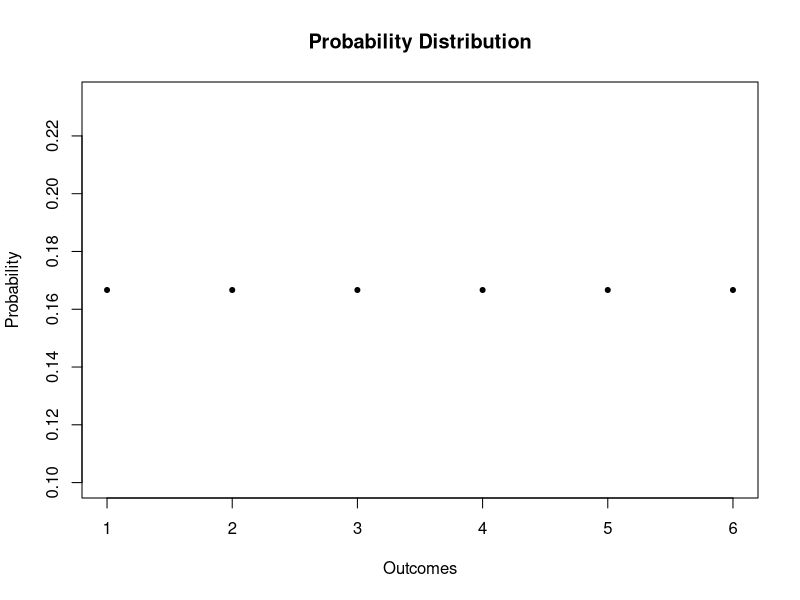
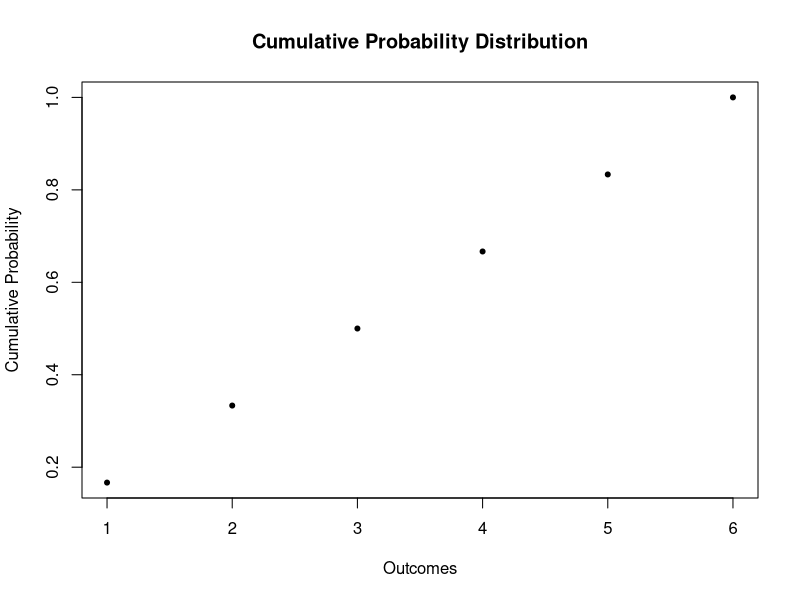
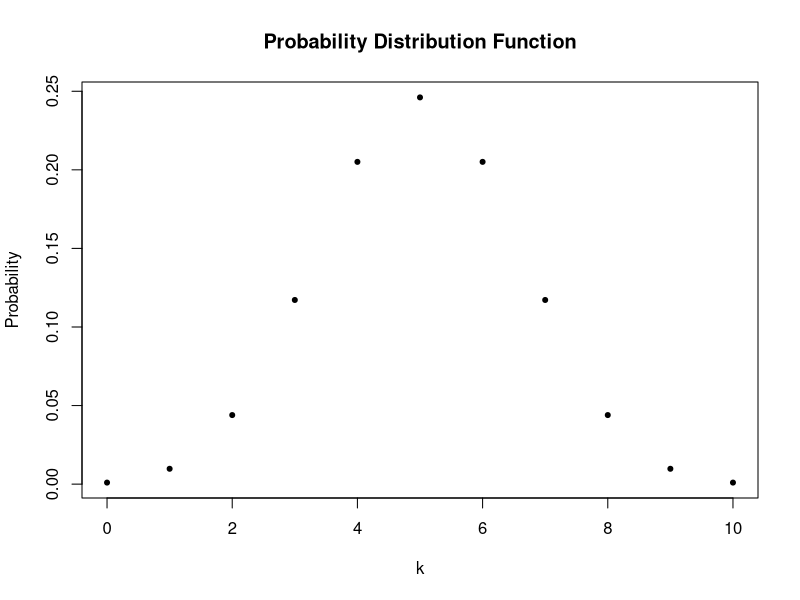
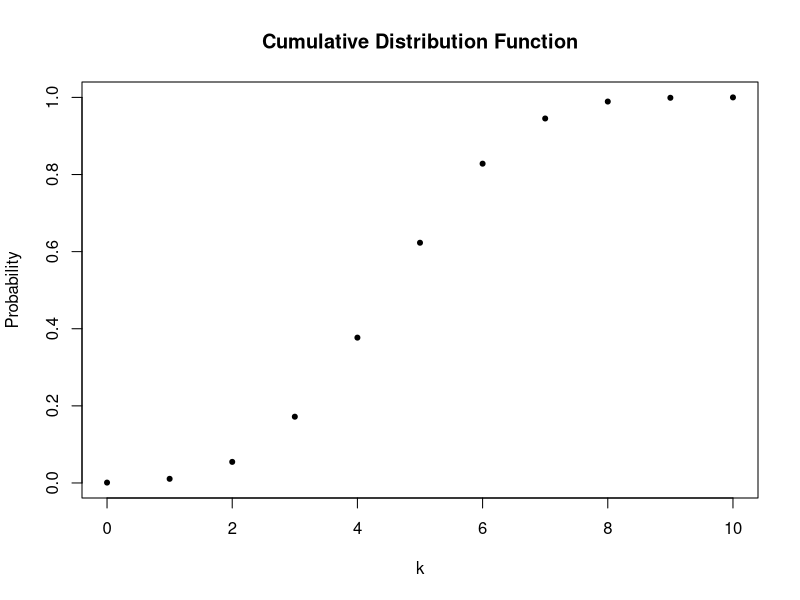
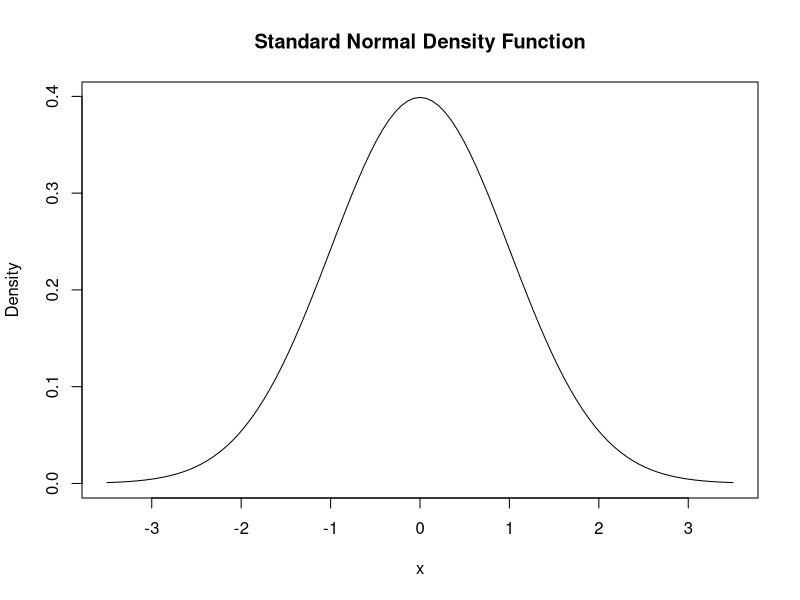

Source code (R) for these figures, in order:
#################################################################################
# Name: Azad Hüseyin Kılıç                                                      #
# Date Created: Dec 07, 2023                                                    #
# Purpose: learning probability theory from https://www.econometrics-with-r.org #
# Packages Used:  
# Data Used:            
# Last Update:                                                                  #
#################################################################################

# Dice roll
sample(1:6, size=1)

# generate the vector of probabilities 
probability <- rep(1/6, 6) 

# plot the probabilities 
plot(probability,
     xlab = "Outcomes",
     ylab="Probability",
     main = "Probability Distribution",
     pch=20)

# generate the vector of cumulative probabilities 
cum_probability <- cumsum(probability) 

# plot the probabilites 
plot(cum_probability, 
     xlab = "Outcomes", 
     ylab="Cumulative Probability",
     main = "Cumulative Probability Distribution",
     pch=20) 

# Bernoulli trials
sample(c("H", "T"), 1) 

# compute P( k = 5| n = 10, p = 0.5) using 'dbinom()'
dbinom(x = 5,
       size = 10,
       prob = 0.5) 

# compute P(4 <= k <= 7) using 'dbinom()'
sum(dbinom(x = 4:7, size = 10, prob = 0.5))

# compute P(4 <= k <= 7) using 'pbinom()'
pbinom(size = 10, prob = 0.5, q = 7) - pbinom(size = 10, prob = 0.5, q = 3) 

# set up vector of possible outcomes
k <- 0:10
k

# assign the probabilities
probability <- dbinom(x = k,
                      size = 10, 
                      prob = 0.5)

# plot the outcomes against their probabilities
plot(x = k, 
     y = probability,
     ylab="Probability",
     main = "Probability Distribution Function",
     pch=20) 

# compute cumulative probabilities
prob <- pbinom(q = k, 
               size = 10, 
               prob = 0.5)

# plot the cumulative probabilities
plot(x = k, 
     y = prob,
     ylab="Probability",
     main = "Cumulative Distribution Function",
     pch=20) 

# compute mean of natural numbers from 1 to 6
mean(1:6)

# set seed for reproducibility
set.seed(1)

# rolling a dice three times in a row
sample(1:6, 3, replace = T)

# set seed for reproducibility
set.seed(1)

# compute the sample mean of 10000 dice rolls
mean(sample(1:6, 
            10000, 
            replace = T))

var(1:6)

# define functions
f <- function(x) 3 / x^4
g <- function(x) x * f(x)
h <- function(x) x^2 * f(x)


# compute area under the density curve
area <- integrate(f, 
                  lower = 1, 
                  upper = Inf)$value
area 

# compute E(X)
EX <- integrate(g,
                lower = 1,
                upper = Inf)$value
EX

# compute Var(X)
VarX <- integrate(h,
                  lower = 1,
                  upper = Inf)$value - EX^2 
VarX

# draw a plot of the N(0,1) PDF
curve(dnorm(x),
      xlim = c(-3.5, 3.5),
      ylab = "Density", 
      main = "Standard Normal Density Function") 

# compute density at x=-1.96, x=0 and x=1.96
dnorm(x = c(-1.96, 0, 1.96))

# define the standard normal PDF as an R function
f <- function(x) {
  1/(sqrt(2 * pi)) * exp(-0.5 * x^2)
}

# define a vector of reals
quants <- c(-1.96, 0, 1.96)

# compute densities
f(quants)

# compare to the results produced by 'dnorm()'
f(quants) == dnorm(quants)

# integrate f()
integrate(f, 
          lower = -Inf, 
          upper = 1.337)

# compute the probability using pnorm()
pnorm(1.337)

# compute the probability
1 - 2 * (pnorm(-1.96)) 
